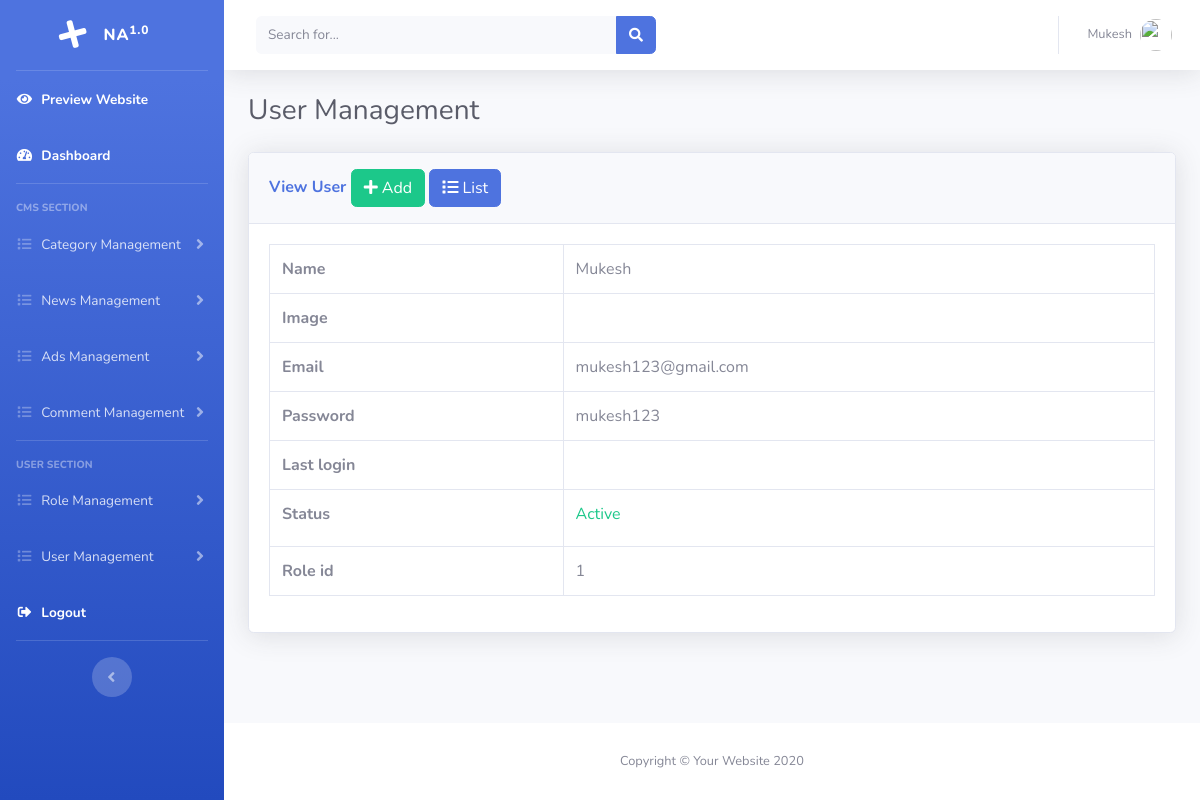
Page /admin/view_user.php?id=1 (signed in) on the committed database.
### tables this page shows
CREATE TABLE `tbl_users` (
  `id` int(11) NOT NULL,
  `name` varchar(25) NOT NULL,
  `email` varchar(25) NOT NULL,
  `username` varchar(25) NOT NULL,
  `password` varchar(25) NOT NULL,
  `last_login` date DEFAULT NULL,
  `image` varchar(600) DEFAULT NULL,
  `status` tinyint(4) NOT NULL DEFAULT 0,
  `role_id` int(11) NOT NULL
);

### admin/object.php (called while the page is built, shortened)
<?php
require_once "libs/user.class.php";
$user = new user();
?>

### admin/libs/user.class.php (called while the page is built, shortened)
<?php
require_once "common.class.php";
class user extends common{
	protected $id,$name,$email,$password,$username,$last_login,$status,$role_id,$image;
	function getUserById(){
		$sql = "select * from tbl_users where id='$this->id'";
		return $this->select($sql);
	}
}
?>

### admin/libs/common.class.php (called while the page is built, shortened)
<?php
abstract class common{
    protected $connection;
	function connect(){
		$this->connection = new mysqli('localhost','root','','news_capsule');
	}
	function select($query){
		$result = $this->connection->query($query);
		$data = [];
		if ($result->num_rows > 0 ){
			while ($d = $result->fetch_object()){
				array_push($data,$d);
			}
		}
		return $data;
	}
}
?>

### admin/view_user.php (the view, shortened to what this page needs)
<?php
require_once "header.php";
if (isset($_GET['id'])){
	$user->set('id',$_GET['id']);
	$data = $user->getUserById();
} else{
  header('location:list_user.php');
}
?>
          <h1 class="h3 mb-4 text-gray-800">User Management</h1>
          <div class="row">
	<div class="col-lg-12">
		<div class="card shadow mb-4">
			<div class="card-header py-3">
				<h6 class="m-0 font-weight-bold text-primary">View User
				<a href="add_user.php" class="btn btn-success"><i class="fas fa-plus"></i> Add</a>
				 <a href="list_user.php" class="btn btn-primary"><i class="fas fa-list"></i> List</a>
				</h6>
			</div>
			<div class="card-body">
				<table class="table table-bordered">
					<tr>
						<th>Name</th>
						<td><?php echo $data[0]->name ?></td>
					</tr>
					<tr>
						<th>Image</th>
						<td><?php echo $data[0]->image ?></td>
					</tr>
					<tr>
						<th>Email</th>
						<td><?php echo $data[0]->email ?></td>
					</tr>
					<tr>
						<th>Password</th>
						<td><?php echo $data[0]->password ?></td>
					</tr>
					<tr>
						<th>Last login</th>
						<td><?php echo $data[0]->last_login ?></td>
					</tr>
					<tr>
						<th>Status</th>
						<td>
								<?php if($data[0]->status){ ?>
									<label class="text text-success">Active</label>
								<?php } else{ ?>
									<label class="text text-danger">De Active</label>
								<?php } ?>
						</td>
					</tr>
					<tr>
						<th>Role id</th>
						<td><?php echo $data[0]->role_id ?></td>
					</tr>
				</table>
			</div>
		</div>
	</div>
</div>
<?php require_once "footer.php"; ?>

### rows in the picture
tbl_users: name "Mukesh", email "mukesh123@gmail.com", password "mukesh123", role "1"

### other values in the picture
$_SESSION['name'] "Mukesh"
